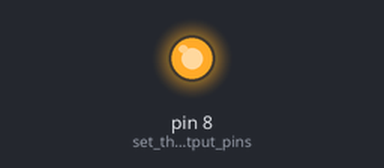
Simulated run of this sketch. Board: Arduino Uno, built with avr-gcc and run on an emulated ATmega328P. Shown: output pins drawn as LEDs (lit = HIGH).

Above: at 1.5 s.
At 3.5 s:
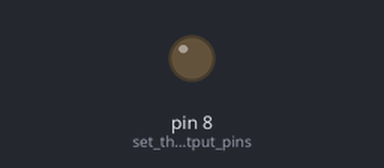
Timing chart, 0 to 5.2 s (numbered marks = the images above):
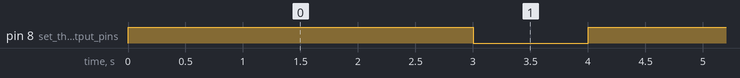

Measured:
- by itself, pin 8 (set_the_output_pins): alternates HIGH for 3.0 s and LOW for 1.0 s

The sketch:

drum_test_v1.ino
```cpp
int striketime = 3000; // the length of time the motor will be on
int resttime = 1000; // the length of rest between strikes

void setup() {
  pinMode(8, OUTPUT); // set the output pins
}

void loop() {
  digitalWrite(8, HIGH); // turn on motor 1
  delay(striketime);
  digitalWrite(8, LOW); // turn off motor 1
  delay(resttime); // wait
}
```
